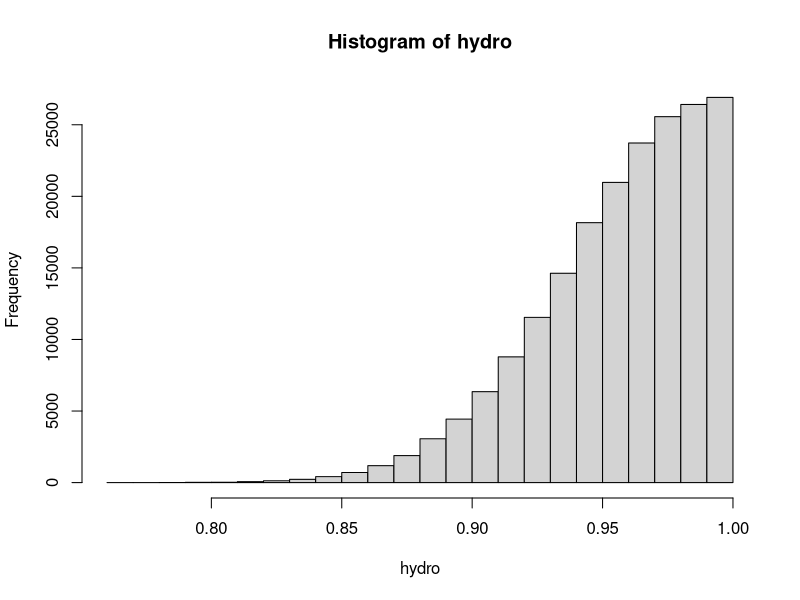
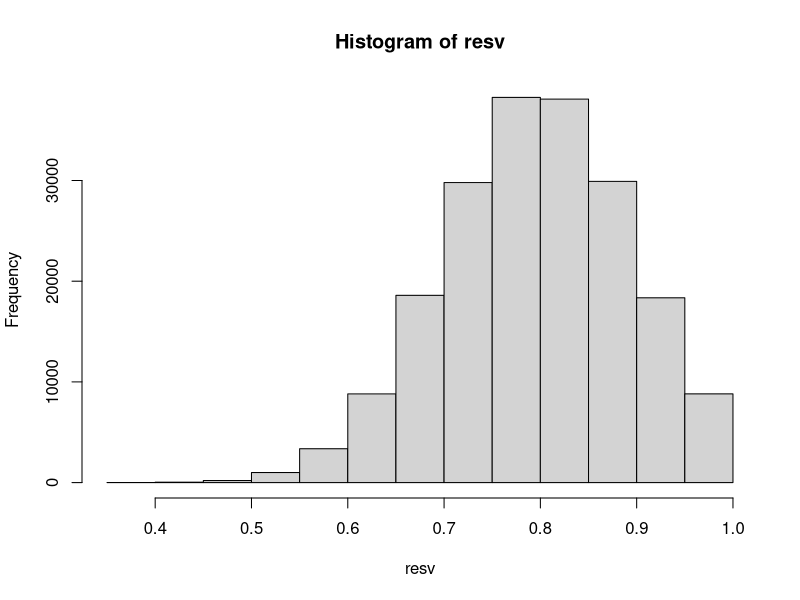
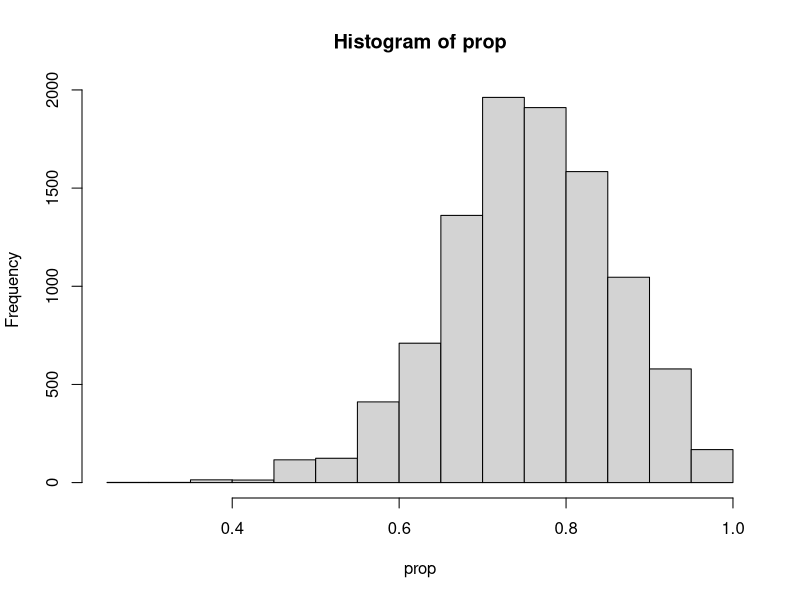
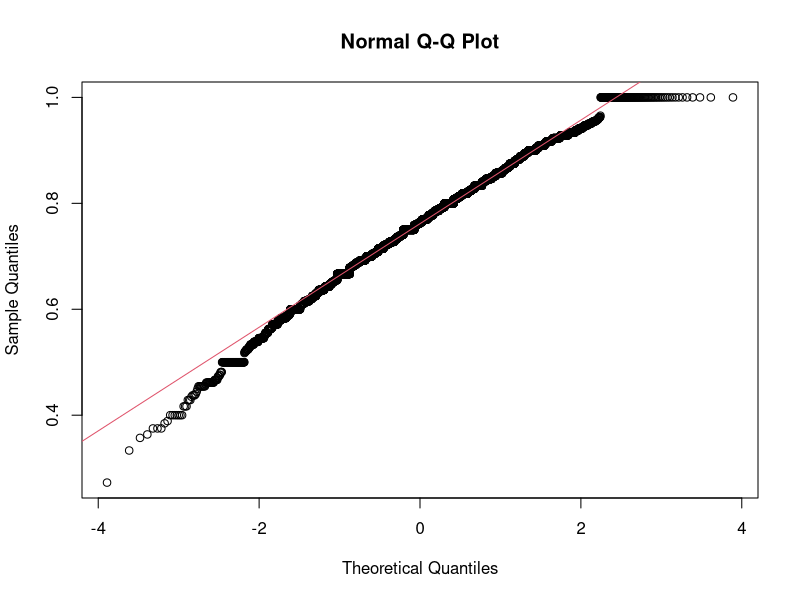

Source code (R) for these figures, in order: (Note: this script raises an error after producing the figures.)
#--------------------------#
#             HW3          #
#        Simulation        #
#                          #
#       Chenhui Zhang      #
#--------------------------#

# repeat this process for 10000 times:
# for the number of wells simulated from a uniform distribution:
#   draw from random truncated normal distribution for hydrocarbon and reservior risks
#   calculate probability of being a producing well
#   use bernoulli distribution to decide if it's a dry or producing well
  
#install.packages("truncnorm")
library(truncnorm)
library(ggplot2)

### ------------------- Simulation --------------------- ###
hydro = vector() # a vector containing all the simulated probabilities of having hydrocarbon in a well 
resv = vector() # a vector containing all the simulated probabilities of having a developed reservior for a well 
prop = vector() # a vector containing all the proportions of producing wells

for (ii in 1:10000){
  # number of wells is simulated from a uniform distribution
  num_wells = floor(runif(1,10,30)) 
  outcome_count = vector()
  for (jj in 1:num_wells){
    # draw from random truncated normal distribution for both hydrocarbon and reservior risks
    hydrocarbon = rtruncnorm(1, a=0, b=1, mean = 0.99, sd = 0.05)
    hydro = c(hydro,hydrocarbon)
    reservior = rtruncnorm(1,a=0, b=1, mean = 0.8, sd = 0.1)
    resv = c(resv,reservior)
    seal = 1
    struc = 1
    # calculate the probability of being a producing well
    prob_PW = hydrocarbon*reservior*seal*struc
    # use bernoulli distribution (size =1 and n=1) to decide if it's a dry or producing well
    outcome = rbinom(1, 1, prob_PW)
    outcome_count = c(outcome_count,outcome)
  }
  prop = c(prop, sum(outcome_count)/num_wells)
}

length(hydro)
length(resv)
# check out the distribution
hist(hydro)
hist(resv)
hist(prop)

# calculate VaR and ES
VaR = quantile(prop,0.05) 
# 0.5882 for 1000 simulations; 0.5833 for 10000 simulations
tail_values = prop[prop <= VaR]
ES = mean(tail_values) 
# 0.52 for 1000 simulations; 0.5312 for 10000 simulations

qqnorm(prop);qqline(prop, col = 2)
# shapiro.test(prop)

### -------------- visualizations ------------------ ###

prop_plot = ggplot(tibble(pred = prop), aes(pred)) +
  geom_histogram(fill = 'lightblue', color = 'blue', bins = 60) + 
  theme_bw() + 
  labs(x = "Proportion of Wet Wells", 
       y = "Frequency", 
       title = "Figure 1: Histogram of Wet Well Proportions") +
  theme(plot.title = element_text(hjust = 0.5,face = 'bold')) + #size = 14
  scale_y_continuous(breaks = c(0, 100, 200, 300,400,500)) #

prop_plot +
  geom_vline(xintercept = c(VaR,ES),color="red",linetype='dashed') + 
  geom_text(aes(x=VaR-0.08, label="5% VaR: 0.583", y=300), colour="red", angle=0) +
  geom_text(aes(x=ES-0.08, label="5% CVaR: 0.531", y=200), colour="red", angle=0) 

avg_hydro = mean(hydro)
hydro_plot = ggplot(tibble(pred = hydro), aes(pred)) +
  geom_histogram(fill = 'lightblue', color = 'blue', bins = 60) + 
  ggplot2::annotate("text", x = avg_hydro-0.03, 
           y = 9000, label = "Mean = 0.956", color = 'red', fontface = 2) + 
  ggplot2::annotate("segment", x = avg_hydro, xend = avg_hydro, y = 0, yend = 8750, colour = "red", size = 1) +
  theme_bw() + 
  labs(x = "Probability of Hydrocarbons", 
       y = "Frequency", 
       title = "Figure 2: Histogram of Hydrocarbon Probabilities") +
  theme(plot.title = element_text(hjust = 0.5,face = 'bold'))  
  

avg_resv = mean(resv)
resv_plot = ggplot(tibble(pred = resv), aes(pred)) +
  geom_histogram(fill = 'lightblue', color = 'blue', bins = 60) + 
  ggplot2::annotate("text", x = avg_resv, 
                    y = 9000, label = "Mean = 0.795", color = 'red', fontface = 2) + 
  ggplot2::annotate("segment", x = avg_resv, xend = avg_resv, y = 0, yend = 8500, colour = "red", size = 1) +
  theme_bw() + 
  labs(x = "Probability of Reserviors", 
       y = "Frequency", 
       title = "Figure 3: Histogram of Reservior Probabilities") +
  theme(plot.title = element_text(hjust = 0.5,face = 'bold')) #, size = 12
  

# --------------- some exploration...-----------------
# truncated normal shape
hydrocarbon = rtruncnorm(100000, a=0, b=1, mean = 0.99, sd = 0.05)
hist(hydrocarbon)

# bernoulli distribution
hist(rbinom(10000, 1, 0.78))
